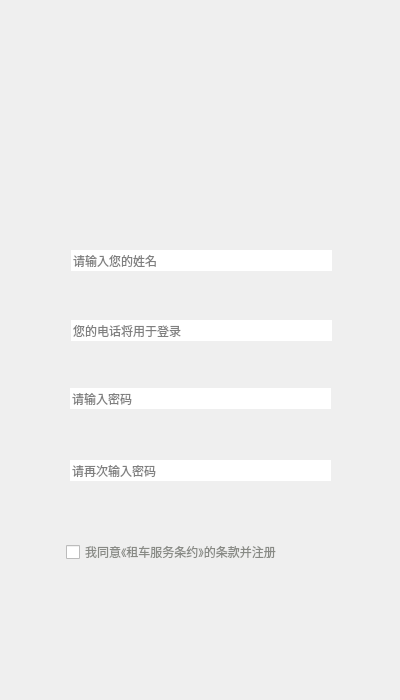
<?xml version="1.0" encoding="UTF-8"?>
<ui version="4.0">
 <class>regwindow</class>
 <widget class="QDialog" name="regwindow">
  <property name="geometry">
   <rect>
    <x>0</x>
    <y>0</y>
    <width>400</width>
    <height>700</height>
   </rect>
  </property>
  <property name="windowTitle">
   <string>Dialog</string>
  </property>
  <widget class="QLabel" name="label">
   <property name="geometry">
    <rect>
     <x>0</x>
     <y>0</y>
     <width>400</width>
     <height>700</height>
    </rect>
   </property>
   <property name="styleSheet">
    <string notr="true">background-image: url(:/new/prefix1/reg_0.2.png);</string>
   </property>
   <property name="text">
    <string/>
   </property>
  </widget>
  <widget class="QLineEdit" name="line_name">
   <property name="geometry">
    <rect>
     <x>71</x>
     <y>250</y>
     <width>261</width>
     <height>21</height>
    </rect>
   </property>
   <property name="styleSheet">
    <string notr="true">border:none;
</string>
   </property>
   <property name="placeholderText">
    <string>请输入您的姓名</string>
   </property>
   <property name="clearButtonEnabled">
    <bool>true</bool>
   </property>
  </widget>
  <widget class="QLineEdit" name="line_phone">
   <property name="geometry">
    <rect>
     <x>71</x>
     <y>320</y>
     <width>261</width>
     <height>21</height>
    </rect>
   </property>
   <property name="styleSheet">
    <string notr="true">border:none;
</string>
   </property>
   <property name="placeholderText">
    <string>您的电话将用于登录</string>
   </property>
   <property name="clearButtonEnabled">
    <bool>true</bool>
   </property>
  </widget>
  <widget class="QLineEdit" name="line_pwd">
   <property name="geometry">
    <rect>
     <x>70</x>
     <y>388</y>
     <width>261</width>
     <height>21</height>
    </rect>
   </property>
   <property name="styleSheet">
    <string notr="true">border:none;
</string>
   </property>
   <property name="echoMode">
    <enum>QLineEdit::PasswordEchoOnEdit</enum>
   </property>
   <property name="placeholderText">
    <string>请输入密码</string>
   </property>
   <property name="clearButtonEnabled">
    <bool>true</bool>
   </property>
  </widget>
  <widget class="QPushButton" name="btn_enter">
   <property name="geometry">
    <rect>
     <x>60</x>
     <y>616</y>
     <width>98</width>
     <height>40</height>
    </rect>
   </property>
   <property name="cursor">
    <cursorShape>OpenHandCursor</cursorShape>
   </property>
   <property name="styleSheet">
    <string notr="true">border:none;
color: rgb(85, 87, 83);

</string>
   </property>
   <property name="text">
    <string/>
   </property>
  </widget>
  <widget class="QPushButton" name="btn_cancle">
   <property name="geometry">
    <rect>
     <x>257</x>
     <y>617</y>
     <width>98</width>
     <height>40</height>
    </rect>
   </property>
   <property name="cursor">
    <cursorShape>OpenHandCursor</cursorShape>
   </property>
   <property name="styleSheet">
    <string notr="true">border:none;
color: rgb(85, 87, 83);</string>
   </property>
   <property name="text">
    <string/>
   </property>
  </widget>
  <widget class="QCheckBox" name="checkBox">
   <property name="geometry">
    <rect>
     <x>66</x>
     <y>540</y>
     <width>331</width>
     <height>24</height>
    </rect>
   </property>
   <property name="styleSheet">
    <string notr="true">color: rgb(136, 138, 133);</string>
   </property>
   <property name="text">
    <string>我同意《租车服务条约》的条款并注册</string>
   </property>
  </widget>
  <widget class="QLineEdit" name="line_pwd_2">
   <property name="geometry">
    <rect>
     <x>70</x>
     <y>460</y>
     <width>261</width>
     <height>21</height>
    </rect>
   </property>
   <property name="styleSheet">
    <string notr="true">border:none;
</string>
   </property>
   <property name="echoMode">
    <enum>QLineEdit::PasswordEchoOnEdit</enum>
   </property>
   <property name="placeholderText">
    <string>请再次输入密码</string>
   </property>
   <property name="clearButtonEnabled">
    <bool>true</bool>
   </property>
  </widget>
 </widget>
 <resources/>
 <connections/>
</ui>
